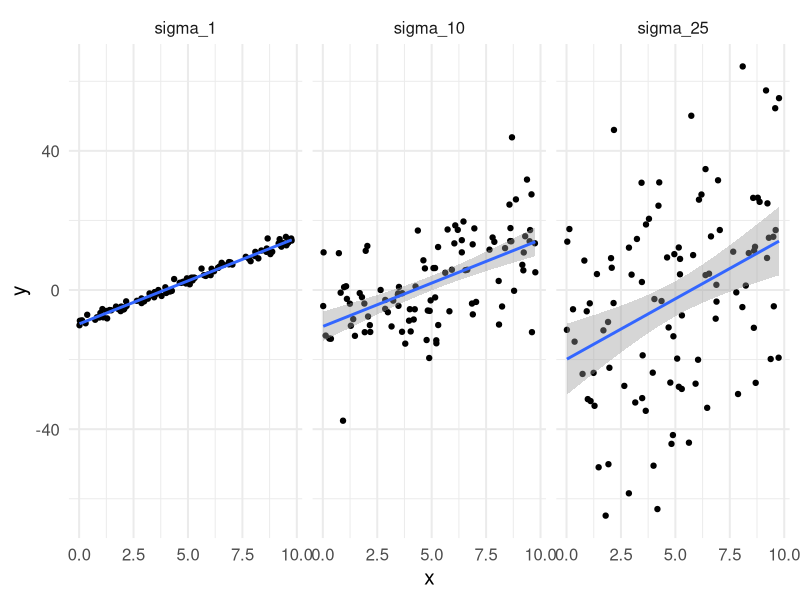
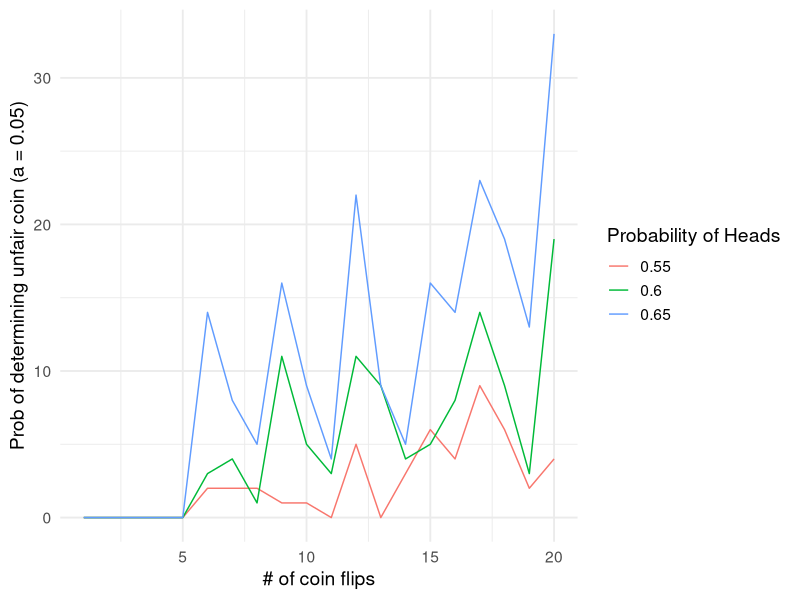
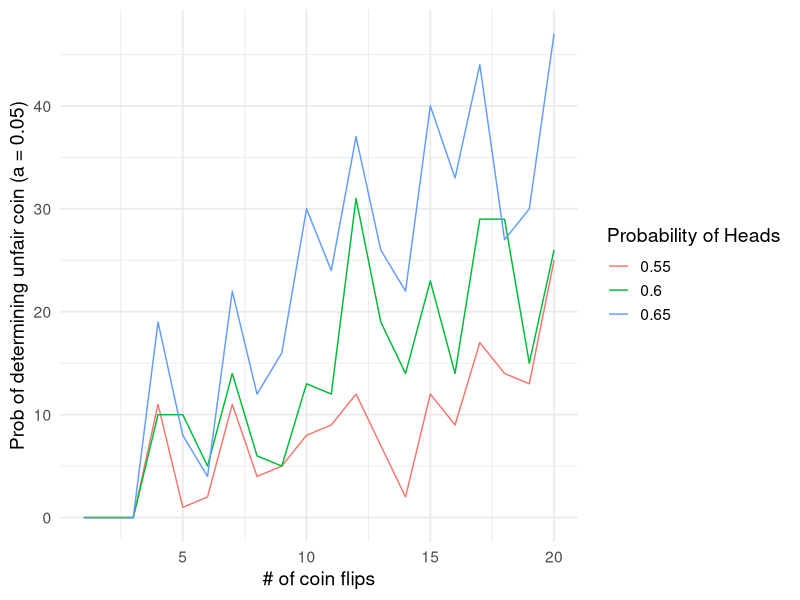

The R script that drew these images, in order:
#ZOO800 HW9 - Evan Peepo

# Load packages -----------------------------------------------------------

library(tidyverse)

# Objective 1 -------------------------------------------------------------

e_1 <- rnorm(n = 100)
e_10 <- rnorm(n = 100, sd = 10)
e_25 <- rnorm(n = 100, sd = 25)

intercept = -10
slope = 2.5

x <- runif(n = 100, min = 0, max = 10)

sigma_1 <- intercept + slope * x + e_1
sigma_10 <- intercept + slope * x + e_10
sigma_25 <- intercept + slope * x + e_25

regression_df <- data.frame(x, sigma_1, sigma_10, sigma_25)
 
regression_df <- regression_df %>%
  pivot_longer(cols = -x, names_to = "sigma", values_to = "y")

ggplot(regression_df, aes(x, y)) +
  geom_point() +
  geom_smooth(method = 'lm') + 
  facet_wrap(~ sigma) +
  theme_minimal(base_size = 15)


# Objective 2 -------------------------------------------------------------

#Create function to simulate binomial test 100 times for 1-20 coin flips

sim_func <- function(num_sims, num_flips, prob_head, alpha) { #used ChatGPT to help debug
  prob_reject_null <- length(num_flips) #initialize vector
  for (i in num_flips) {
    reject <- replicate(num_sims, { #repeat 100 times for each i 
      flip <- rbinom(n = i, size = 1, prob = prob_head) #random i coin flips
      sum_flip <- sum(flip) #sum number of heads
      test <- binom.test(x = sum_flip, n = i, p = 0.5, alternative = 'two.sided') #use binom test to test if sum_flip/i is from an unfair coin
      test$p.value < alpha #take p.value from test and compare to alpha, returns TRUE if it is less
      }) 
    prob_reject_null[i] <- mean(reject) * 100 #take mean of rejections of all trials for i flips and store in vec. mean will give percentage of rejections reject = 1, accept = 0. 
  } 
  return(data.frame(prob_reject_null, num_flips, prob_head)) #return dataframe with probability of rejection and associated number of flips and actual prob. of heads
}

# Prob heads = 55-65% ------------------------------------------------------

prob_55 <- sim_func(100, 1:20, 0.55, 0.05)
prob_60 <- sim_func(100, 1:20, 0.6, 0.05)
prob_65 <- sim_func(100, 1:20, 0.65, 0.05)

all_results <- bind_rows(prob_55, prob_60, prob_65)

ggplot(all_results, aes(x = num_flips, y = prob_reject_null, color = as.factor(prob_head))) +
  geom_line() +
  labs(color = "Probability of Heads",
       y = "Prob of determining unfair coin (a = 0.05)",
       x = "# of coin flips") +
  theme_minimal(base_size = 14)


# Same idea using beta distribution ---------------------------------------

sim_func_beta <- function(num_sims, num_flips, prob_head, alpha) { 
  prob_reject_null <- length(num_flips) #initialize vector
  for (i in num_flips) {
    coin_bias <- replicate(num_sims, { #repeat 100 times for each i 
      flip <- rbinom(n = i, size = 1, prob = prob_head) #random i coin flips
      sum_flip <- sum(flip) #sum number of heads
      beta_prob <- 1 - (pbeta(0.5, shape1 = sum_flip + 1, shape2 = (i - sum_flip) + 1)) #use beta distribution to get probability of coin bias
      beta_prob > 1 - alpha #see if probability of coin bias is greater than 1 - alpha. For our example, is it greater than .95?
    }) 
    prob_reject_null[i] <- mean(coin_bias) * 100 #take mean of coin_bias of all trials for i flips and store in vec. mean will give percentage of times coin was determined to be unfair. 
  } 
  return(data.frame(prob_reject_null, num_flips, prob_head)) #return dataframe with probability of determining unfair coin and associated number of flips and actual prob. of heads
}

# Prob heads = 55-65% ------------------------------------------------------

prob_55_beta <- sim_func_beta(100, 1:20, 0.55, 0.05)
prob_60_beta <- sim_func_beta(100, 1:20, 0.6, 0.05)
prob_65_beta <- sim_func_beta(100, 1:20, 0.65, 0.05)

all_results_beta <- bind_rows(prob_55_beta, prob_60_beta, prob_65_beta)

ggplot(all_results_beta, aes(x = num_flips, y = prob_reject_null, color = as.factor(prob_head))) +
  geom_line() +
  labs(color = "Probability of Heads",
       y = "Prob of determining unfair coin (a = 0.05)",
       x = "# of coin flips") +
  theme_minimal(base_size = 14)

